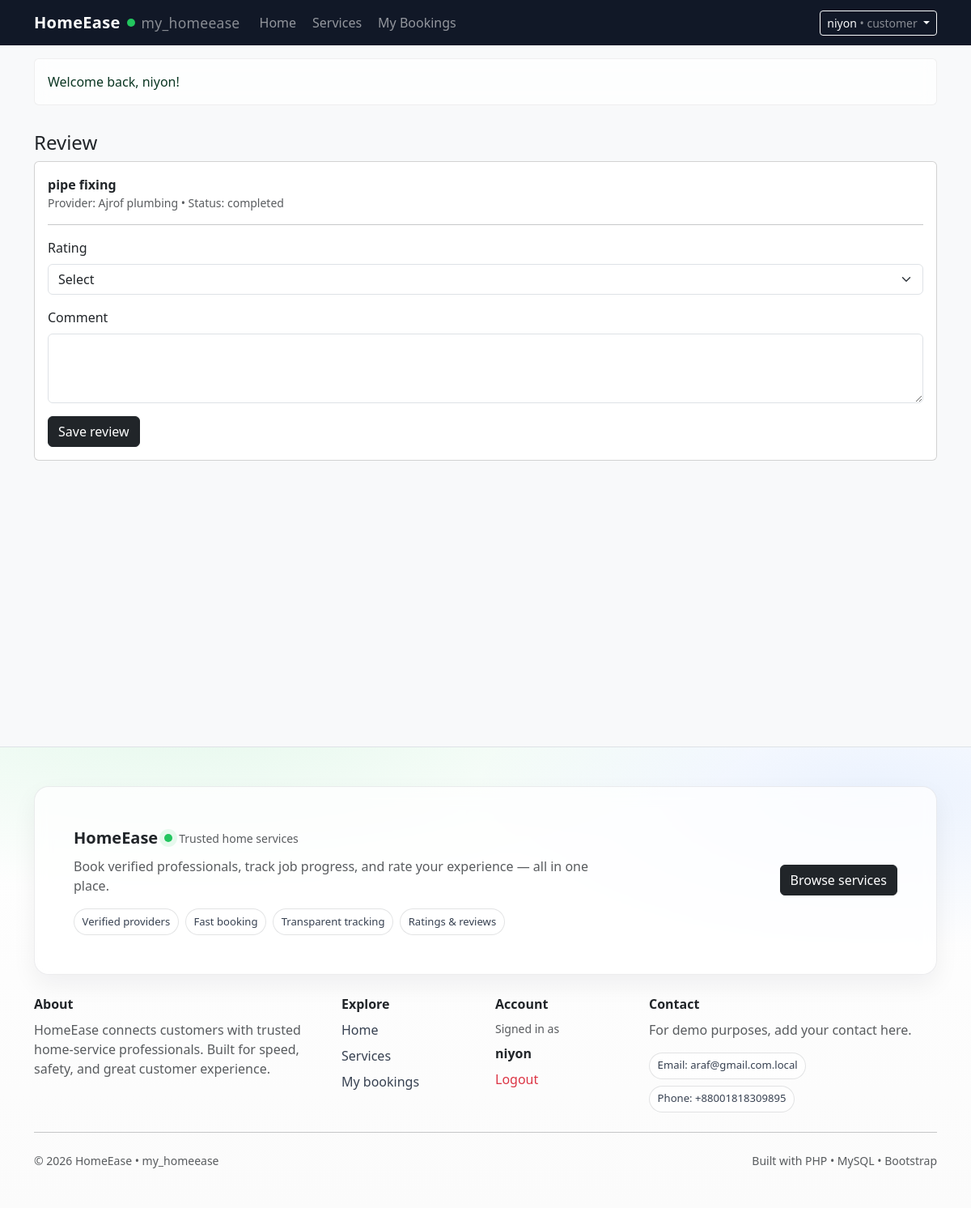
Screenshot of /customer/review.php?booking_id=3 (signed in) with the database file from the repository.
### tables this page shows
CREATE TABLE `bookings` (
  `id` int(11) NOT NULL AUTO_INCREMENT,
  `customer_id` int(11) NOT NULL,
  `provider_id` int(11) NOT NULL,
  `service_id` int(11) NOT NULL,
  `scheduled_at` datetime NOT NULL,
  `customer_address` varchar(255) DEFAULT NULL,
  `notes` text DEFAULT NULL,
  `status` enum('requested','accepted','declined','in_progress','completed','cancelled') NOT NULL DEFAULT 'requested',
  `created_at` timestamp NOT NULL DEFAULT current_timestamp(),
  PRIMARY KEY (`id`),
  KEY `idx_bookings_customer` (`customer_id`),
  KEY `idx_bookings_provider` (`provider_id`),
  KEY `idx_bookings_status` (`status`),
  KEY `fk_bookings_service` (`service_id`),
  CONSTRAINT `fk_bookings_customer` FOREIGN KEY (`customer_id`) REFERENCES `users` (`id`) ON DELETE CASCADE,
  CONSTRAINT `fk_bookings_provider` FOREIGN KEY (`provider_id`) REFERENCES `users` (`id`) ON DELETE CASCADE,
  CONSTRAINT `fk_bookings_service` FOREIGN KEY (`service_id`) REFERENCES `services` (`id`) ON DELETE CASCADE
);

CREATE TABLE `services` (
  `id` int(11) NOT NULL AUTO_INCREMENT,
  `provider_id` int(11) NOT NULL,
  `category` varchar(80) NOT NULL,
  `title` varchar(160) NOT NULL,
  `description` text DEFAULT NULL,
  `base_price` decimal(10,2) NOT NULL DEFAULT 0.00,
  `is_active` tinyint(1) NOT NULL DEFAULT 1,
  `created_at` timestamp NOT NULL DEFAULT current_timestamp(),
  PRIMARY KEY (`id`),
  KEY `idx_services_provider` (`provider_id`),
  KEY `idx_services_category` (`category`),
  CONSTRAINT `fk_services_provider` FOREIGN KEY (`provider_id`) REFERENCES `users` (`id`) ON DELETE CASCADE
);

CREATE TABLE `provider_profiles` (
  `user_id` int(11) NOT NULL,
  `business_name` varchar(160) NOT NULL,
  `bio` text DEFAULT NULL,
  `address` varchar(255) DEFAULT NULL,
  `city` varchar(80) DEFAULT NULL,
  `is_verified` tinyint(1) NOT NULL DEFAULT 0,
  `cover_photo` varchar(255) DEFAULT NULL,
  `created_at` timestamp NOT NULL DEFAULT current_timestamp(),
  `bkash_number` varchar(30) DEFAULT NULL,
  `nagad_number` varchar(30) DEFAULT NULL,
  `nid_file` varchar(255) DEFAULT NULL,
  `trade_license_file` varchar(255) DEFAULT NULL,
  `verification_status` enum('not_submitted','pending','approved','rejected') NOT NULL DEFAULT 'not_submitted',
  `verification_note` varchar(255) DEFAULT NULL,
  PRIMARY KEY (`user_id`),
  CONSTRAINT `fk_provider_user` FOREIGN KEY (`user_id`) REFERENCES `users` (`id`) ON DELETE CASCADE
);

### app/helpers.php (called while the page is built, shortened)
<?php
function e(string $s): string {
  return htmlspecialchars($s, ENT_QUOTES, 'UTF-8');
}

### public/customer/review.php (the view, shortened to what this page needs)
<?php
require_once __DIR__ . '/../../app/db.php';
require_once __DIR__ . '/../../app/helpers.php';
$u = current_user();
$booking_id = (int)($_GET['booking_id'] ?? 0);
$stmt = $pdo->prepare("
SELECT b.*, s.title AS service_title, p.business_name
FROM bookings b
JOIN services s ON s.id=b.service_id
JOIN provider_profiles p ON p.user_id=b.provider_id
WHERE b.id=? AND b.customer_id=?
");
$stmt->execute([$booking_id, (int)$u['id']]);
$b = $stmt->fetch();
require __DIR__ . '/../../app/views/header.php';
?>
<h1 class="h4">Review</h1>
<div class="card">
  <div class="card-body">
    <div class="fw-semibold"><?= e($b['service_title']) ?></div>
    <div class="text-muted small">Provider: <?= e($b['business_name']) ?> • Status: <?= e($b['status']) ?></div>
    <hr>
    <form method="post">
      <div class="mb-3">
        <label class="form-label">Rating</label>
        <select class="form-select" name="rating" required>
          <option value="">Select</option>
        </select>
      </div>
      <div class="mb-3">
        <label class="form-label">Comment</label>
        <textarea class="form-control" name="comment" rows="3"></textarea>
      </div>
      <button class="btn btn-dark" type="submit">Save review</button>
    </form>
  </div>
</div>
<?php require __DIR__ . '/../../app/views/footer.php'; ?>

### app/views/header.php (style rules this page uses)
:root { --brand: #111827; }

### rows the page displays
bookings: service.title "pipe fixing", provider_profiles.business_name "Ajrof plumbing", status "completed"

### other values shown
$u['name'] "niyon"
$u['role'] "customer"
$flash['msg'] "Welcome back, niyon!"
current_user()['name'] "niyon"
